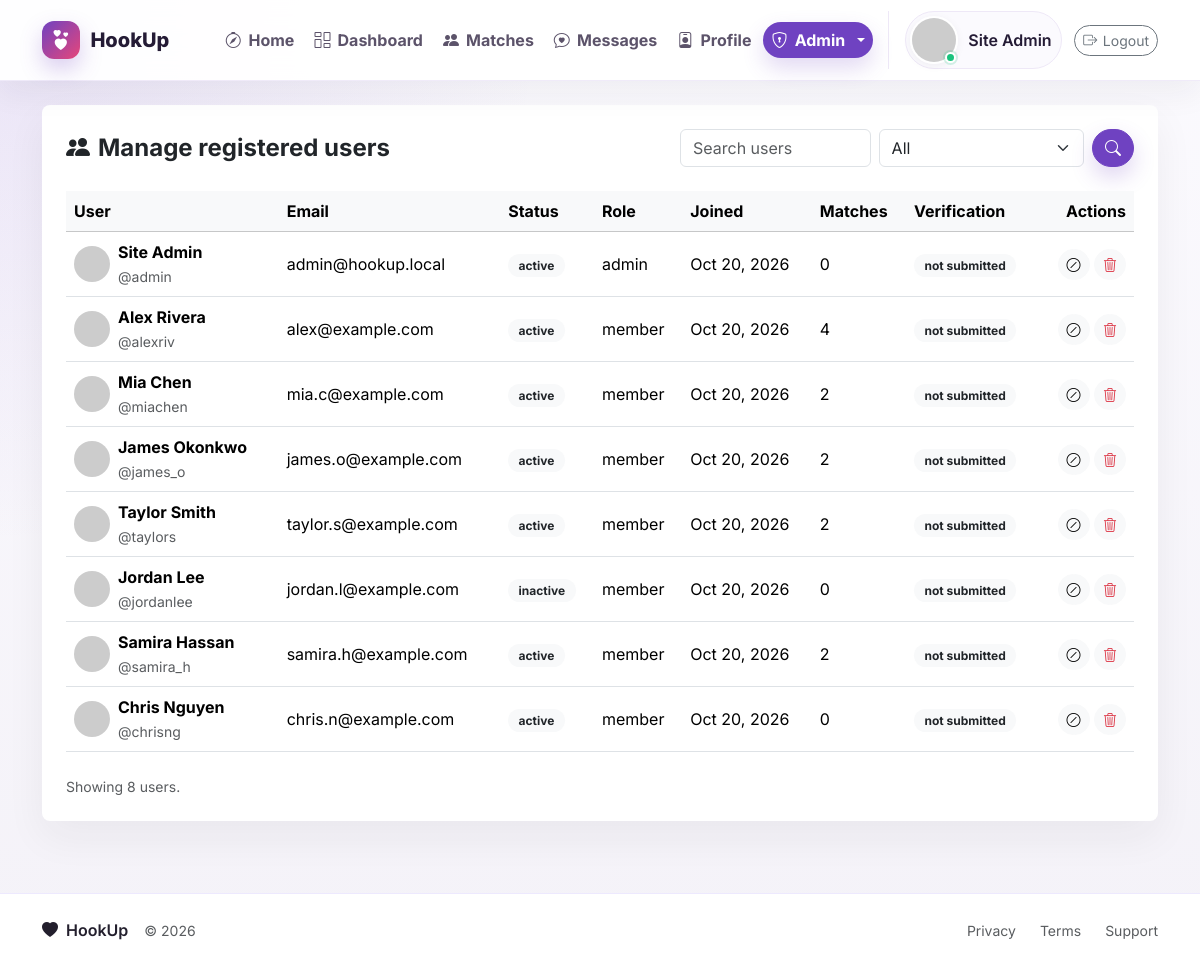
The page /admin/users.php (signed in) on the database its author committed.
### tables this page shows
CREATE TABLE IF NOT EXISTS profiles (
  user_id BIGINT UNSIGNED PRIMARY KEY,
  display_name VARCHAR(120) NOT NULL,
  username VARCHAR(40) NOT NULL UNIQUE,
  age TINYINT UNSIGNED NOT NULL,
  city VARCHAR(120) NOT NULL,
  gender ENUM('female', 'male', 'non_binary') NOT NULL DEFAULT 'female',
  looking_for ENUM('female', 'male', 'everyone') NOT NULL DEFAULT 'everyone',
  profile_visibility ENUM('public', 'matches', 'private') NOT NULL DEFAULT 'public',
  bio TEXT NOT NULL,
  avatar_url VARCHAR(500) NULL,
  is_featured TINYINT(1) NOT NULL DEFAULT 0,
  created_at DATETIME NOT NULL DEFAULT CURRENT_TIMESTAMP,
  updated_at DATETIME NOT NULL DEFAULT CURRENT_TIMESTAMP ON UPDATE CURRENT_TIMESTAMP,
  CONSTRAINT fk_profiles_user FOREIGN KEY (user_id) REFERENCES users(id) ON DELETE CASCADE,
  INDEX idx_profiles_city (city),
  INDEX idx_profiles_gender (gender),
  INDEX idx_profiles_featured (is_featured)
);

CREATE TABLE IF NOT EXISTS users (
  id BIGINT UNSIGNED AUTO_INCREMENT PRIMARY KEY,
  email VARCHAR(190) NOT NULL UNIQUE,
  password_hash VARCHAR(255) NOT NULL,
  role ENUM('admin', 'member') NOT NULL DEFAULT 'member',
  status ENUM('active', 'inactive', 'suspended') NOT NULL DEFAULT 'active',
  email_verified_at DATETIME NULL,
  last_login_at DATETIME NULL,
  last_seen_at DATETIME NULL,
  created_at DATETIME NOT NULL DEFAULT CURRENT_TIMESTAMP,
  updated_at DATETIME NOT NULL DEFAULT CURRENT_TIMESTAMP ON UPDATE CURRENT_TIMESTAMP,
  deleted_at DATETIME NULL,
  INDEX idx_users_status (status),
  INDEX idx_users_role (role),
  INDEX idx_users_last_seen (last_seen_at),
  INDEX idx_users_deleted_at (deleted_at)
);

### admin/users.php (the view, shortened to what the rows shown need)
<?php
require dirname(__DIR__) . '/app/bootstrap.php';
$user = require_admin();
$search = trim((string) ($_GET['search'] ?? ''));
$status = in_array(($_GET['status'] ?? ''), ['active', 'inactive', 'suspended'], true) ? (string) $_GET['status'] : '';
$users = admin_users($search, $status);
$activePage = 'admin-users';
require APP_ROOT . '/app/layout-header.php';
?>
<div class="card p-4">
  <div class="d-flex flex-wrap justify-content-between align-items-center gap-3 mb-4">
    <h1 class="h4 fw-bold mb-0"><i class="bi bi-people-fill me-2"></i>Manage registered users</h1>
  </div>
  <div class="table-responsive">
    <table class="table admin-table align-middle">
      <thead class="table-light">
        <tr>
          <th>User</th>
          <th>Email</th>
          <th>Status</th>
          <th>Role</th>
          <th>Joined</th>
          <th>Matches</th>
          <th>Verification</th>
          <th class="text-end">Actions</th>
        </tr>
      </thead>
      <tbody>
        <?php foreach ($users as $member): ?>
          <tr>
            <td>
              <div class="d-flex align-items-center">
                <?= profile_avatar($member, '', ['alt' => $member['display_name'] ?: $member['email'], 'size' => 36]) ?>
                <div><strong><?= e($member['display_name'] ?: 'No profile') ?></strong><br><span class="small text-muted">@<?= e($member['username'] ?: 'pending') ?></span></div>
              </div>
            </td>
            <td><?= e($member['email']) ?></td>
            <td><span class="badge bg-light text-dark status-badge"><?= e($member['status']) ?></span></td>
            <td><?= e($member['role']) ?></td>
            <td><?= e(date('M j, Y', strtotime($member['created_at']))) ?></td>
            <td><?= (int) $member['match_count'] ?></td>
            <td>
              <?php if ($member['verification_id']): ?>
                <?php
                  $verificationStatus = (string) $member['verification_status'];
                  $badgeClass = $verificationStatus === 'verified' ? 'bg-success' : ($verificationStatus === 'rejected' ? 'bg-danger' : 'bg-warning text-dark');
                ?>
                <span class="badge <?= e($badgeClass) ?> status-badge"><?= e($verificationStatus) ?></span>
                <div class="small text-muted mt-1">
                  <?= e($member['phone_number']) ?><br>
                  NIN: <?= e($member['nin_number']) ?>
                </div>
                <a class="small" href="<?= e(url('actions/verification_document.php?id=' . (int) $member['verification_id'])) ?>" target="_blank" rel="noopener">View NIN document</a>
                <?php if ($verificationStatus === 'pending'): ?>
                  <div class="d-flex flex-wrap gap-1 mt-2">
                    <form method="post" action="<?= e(url('actions/admin_user.php')) ?>">
                      <?= csrf_field() ?>
                      <input type="hidden" name="user_id" value="<?= (int) $member['id'] ?>">
                      <input type="hidden" name="action" value="verify">
                      <button class="btn btn-sm btn-success rounded-pill">Approve</button>
                    </form>
                    <form method="post" action="<?= e(url('actions/admin_user.php')) ?>" class="d-flex gap-1">
                      <?= csrf_field() ?>
                      <input type="hidden" name="user_id" value="<?= (int) $member['id'] ?>">
                      <input type="hidden" name="action" value="reject_verification">
                      <input class="form-control form-control-sm admin-reject-input" name="rejection_reason" placeholder="Reason">
                      <button class="btn btn-sm btn-outline-danger rounded-pill">Reject</button>
                    </form>
                  </div>
                <?php endif; ?>
              <?php else: ?>
                <span class="badge bg-light text-dark status-badge">not submitted</span>
              <?php endif; ?>
            </td>
            <td class="text-end">
              <form method="post" action="<?= e(url('actions/admin_user.php')) ?>" class="d-inline">
                <button class="btn btn-sm btn-light rounded-pill" title="<?= $member['status'] === 'active' ? 'Suspend' : 'Activate' ?>"><i class="bi bi-slash-circle"></i></button>
              </form>
              <form method="post" action="<?= e(url('actions/admin_user.php')) ?>" class="d-inline">
                <button class="btn btn-sm btn-light rounded-pill text-danger" data-confirm="Delete this user?" title="Delete"><i class="bi bi-trash3"></i></button>
              </form>
            </td>
          </tr>
        <?php endforeach; ?>
      </tbody>
    </table>
  </div>
</div>
<?php require APP_ROOT . '/app/layout-footer.php'; ?>

### app/layout-header.php (shortened to what the rows shown need)
<?php
$authUser = current_user();
$activePage = $activePage ?? '';
$bodyClass = $bodyClass ?? '';
?>
<!DOCTYPE html>
<html lang="en">
<head>
  <link href="https://cdn.jsdelivr.net/npm/bootstrap@5.3.2/dist/css/bootstrap.min.css" rel="stylesheet">
  <link rel="stylesheet" href="https://cdn.jsdelivr.net/npm/bootstrap-icons@1.11.3/font/bootstrap-icons.min.css">
  <link rel="stylesheet" href="<?= e(public_path('assets/css/app.css?v=20261014a')) ?>">
</head>
<body class="<?= e($bodyClass) ?>">
<nav class="navbar navbar-expand-lg app-navbar sticky-top">
  <div class="container">
    <div class="collapse navbar-collapse" id="mainNav">
      <?php if ($authUser): ?>
        <ul class="navbar-nav app-nav-links me-auto mb-2 mb-lg-0">
          <li class="nav-item"><a class="nav-link <?= $activePage === 'home' ? 'active-page' : '' ?>" href="<?= e(url('index.php')) ?>"><i class="bi bi-compass"></i><span>Home</span></a></li>
          <li class="nav-item"><a class="nav-link <?= $activePage === 'dashboard' ? 'active-page' : '' ?>" href="<?= e(url('dashboard.php')) ?>"><i class="bi bi-columns-gap"></i><span>Dashboard</span></a></li>
          <li class="nav-item"><a class="nav-link <?= $activePage === 'matches' ? 'active-page' : '' ?>" href="<?= e(url('matches.php')) ?>"><i class="bi bi-people-fill"></i><span>Matches</span></a></li>
          <li class="nav-item"><a class="nav-link <?= $activePage === 'messages' ? 'active-page' : '' ?>" href="<?= e(url('messages.php')) ?>"><i class="bi bi-chat-heart"></i><span>Messages</span></a></li>
          <li class="nav-item"><a class="nav-link <?= $activePage === 'profile' ? 'active-page' : '' ?>" href="<?= e(url('profile.php')) ?>"><i class="bi bi-person-badge"></i><span>Profile</span></a></li>
          <?php if (($authUser['role'] ?? '') === 'admin'): ?>
            <li class="nav-item dropdown">
              <a class="nav-link dropdown-toggle <?= strpos($activePage, 'admin') === 0 ? 'active-page' : '' ?>" href="#" role="button" data-bs-toggle="dropdown">
                <i class="bi bi-shield-lock"></i><span>Admin</span>
              </a>
            </li>
          <?php endif; ?>
        </ul>
        <div class="app-user-area">
          <a href="<?= e(url('profile.php')) ?>" class="app-user-chip">
            <?= profile_avatar($authUser, 'profile-avatar', ['alt' => 'My avatar']) ?>
            <span class="fw-semibold d-none d-lg-block"><?= e($authUser['display_name'] ?: $authUser['email']) ?></span>
          </a>
          <form method="post" action="<?= e(url('logout.php')) ?>" class="m-0">
            <button class="btn btn-outline-secondary btn-sm rounded-pill app-logout-btn" title="Logout"><i class="bi bi-box-arrow-right"></i><span>Logout</span></button>
          </form>
        </div>
      <?php endif; ?>
    </div>
  </div>
</nav>
<main class="container py-4">

### app/helpers.php (shortened to what the rows shown need)
<?php
function config_value(string $path, $default = null)
{
    global $config;
    $value = $config;
    foreach (explode('.', $path) as $key) {
        $value = $value[$key];
    }
    return $value;
}
function db(): PDO
{
    return Database::connection();
}
function e(?string $value): string
{
    return htmlspecialchars((string) $value, ENT_QUOTES | ENT_SUBSTITUTE, 'UTF-8');
}
function is_local_request(): bool
{
    $host = strtolower((string) ($_SERVER['HTTP_HOST'] ?? ''));
    $host = preg_replace('/:\d+$/', '', $host) ?: $host;
    return in_array($host, ['localhost', '127.0.0.1', '::1'], true);
}
function request_scheme(): string
{
    $forwardedProto = strtolower((string) ($_SERVER['HTTP_X_FORWARDED_PROTO'] ?? ''));
    $isHttps = (!empty($_SERVER['HTTPS']) && $_SERVER['HTTPS'] !== 'off')
        || (($_SERVER['SERVER_PORT'] ?? null) === '443');
    return $isHttps ? 'https' : 'http';
}
function configured_app_url(): string
{
    return rtrim((string) config_value('app.url', ''), '/');
}
function configured_base_path(): string
{
    $path = (string) (parse_url(configured_app_url(), PHP_URL_PATH) ?: '');
    return '/' . trim($path, '/');
}
function detected_base_path(): string
{
    $scriptName = str_replace('\\', '/', (string) ($_SERVER['SCRIPT_NAME'] ?? ''));
    $rootName = basename((string) (defined('APP_ROOT') ? APP_ROOT : ''));
    if ($rootName !== '') {
        $segments = array_values(array_filter(explode('/', trim($scriptName, '/')), 'strlen'));
        $position = array_search($rootName, $segments, true);
    }
    $dir = trim(str_replace('\\', '/', dirname($scriptName)), '/');
    foreach (['api', 'actions', 'admin'] as $appSubdir) {
        if (substr($dir, -strlen('/' . $appSubdir)) === '/' . $appSubdir) {
            return '/' . substr($dir, 0, -strlen('/' . $appSubdir));
        }
    }
    return '/' . $dir;
}
function app_base_path(): string
{
    $configuredPath = configured_base_path();
    if (is_local_request()) {
        $detectedPath = detected_base_path();
        return $detectedPath !== '' ? $detectedPath : ($configuredPath === '/' ? '' : $configuredPath);
    }
    return $configuredPath === '/' ? '' : $configuredPath;
}
function app_base_url(): string
{
    $configuredUrl = configured_app_url();
    $configuredHost = strtolower((string) (parse_url($configuredUrl, PHP_URL_HOST) ?: ''));
    $requestHost = (string) ($_SERVER['HTTP_HOST'] ?? '');
    if ($requestHost !== '' && (is_local_request() || in_array($configuredHost, ['', 'localhost', '127.0.0.1', '::1'], true))) {
        return request_scheme() . '://' . $requestHost . app_base_path();
    }
    return $configuredUrl;
}
function url(string $path = ''): string
{
    $base = app_base_url();
    $path = ltrim($path, '/');
    $fragment = '';
    $query = '';
    if ($path === 'index.php') {
        $path = '';
    } elseif (substr($path, -10) === '/index.php') {
        $path = substr($path, 0, -10);
    } elseif (substr($path, -4) === '.php') {
        $path = substr($path, 0, -4);
    }
    return $base . '/' . $path . $query . $fragment;
}
function public_path(string $path = ''): string
{
    $path = ltrim($path, '/');
    $basePath = app_base_path();
    return ($basePath === '' ? '' : $basePath) . '/' . $path;
}
function db_column_exists(string $table, string $column): bool
{
    static $cache = [];
    $key = $table . '.' . $column;
    if (array_key_exists($key, $cache)) {
        return $cache[$key];
    }
    try {
        $stmt = db()->prepare("SHOW COLUMNS FROM `{$table}` LIKE :column");
        $stmt->execute(['column' => $column]);
        $cache[$key] = (bool) $stmt->fetch();
    } catch (Throwable $e) {
        $cache[$key] = false;
    }
    return $cache[$key];
}
function user_presence_column(): string
{
    return db_column_exists('users', 'last_seen_at') ? 'last_seen_at' : 'last_login_at';
}
function user_presence_select(string $alias = 'u', string $as = 'last_seen_at'): string
{
    $column = user_presence_column();
    return "{$alias}.{$column} AS {$as}";
}
function mark_user_seen(int $userId): void
{
    if ($userId <= 0 || !db_column_exists('users', 'last_seen_at')) {
        return;
    }
    $lastMarked = (int) ($_SESSION['_last_seen_marked_at'] ?? 0);
    db()->prepare('UPDATE users SET last_seen_at = NOW() WHERE id = :id')->execute(['id' => $userId]);
}
function profile_is_verified(array $profile): bool
{
    $status = (string) ($profile['verification_status'] ?? $profile['overall_status'] ?? '');
    return $status === 'verified';
}
function profile_is_online(array $profile): bool
{
    $seenAt = $profile['last_seen_at'] ?? $profile['last_login_at'] ?? null;
    if (!$seenAt) {
        return false;
    }
    $timestamp = strtotime((string) $seenAt);
    return $timestamp !== false && $timestamp >= time() - 300;
}
function avatar_src(array $profile): string
{
    $src = trim((string) ($profile['avatar_url'] ?? ''));
    if ($src !== '') {
        return $src;
    }
    $seed = (string) ($profile['email'] ?? $profile['username'] ?? $profile['display_name'] ?? $profile['user_id'] ?? 'member');
    return 'https://i.pravatar.cc/150?u=' . rawurlencode($seed);
}
function profile_avatar(array $profile, string $imageClass = 'profile-avatar', array $options = []): string
{
    $size = (int) ($options['size'] ?? 0);
    $alt = (string) ($options['alt'] ?? ($profile['display_name'] ?? $profile['email'] ?? 'User avatar'));
    $wrapperClass = trim('profile-avatar-wrap ' . (string) ($options['wrapper_class'] ?? ''));
    $imageClass = trim($imageClass);
    $style = $size > 0 ? ' style="--avatar-size: ' . $size . 'px;"' : '';
    $sizeAttrs = $size > 0 ? ' width="' . $size . '" height="' . $size . '"' : '';
    $html = '<span class="' . e($wrapperClass) . '"' . $style . '>';
    $html .= '<img src="' . e(avatar_src($profile)) . '" class="' . e($imageClass) . '" alt="' . e($alt) . '"' . $sizeAttrs . '>';
    if (profile_is_online($profile)) {
        $html .= '<span class="avatar-online-dot" title="Online"></span>';
    }
    $html .= '</span>';
    return $html;
}

### rows shown on the page
profiles: display_name "Site Admin", username "admin", user_id.email "admin@hookup.local", user_id.status "active", user_id.role "admin", user_id.created_at "Oct 20, 2026", match_count "0"
profiles: display_name "Alex Rivera", username "alexriv", user_id.email "alex@example.com", user_id.status "active", user_id.role "member", user_id.created_at "Oct 20, 2026", match_count "4"
profiles: display_name "Mia Chen", username "miachen", user_id.email "mia.c@example.com", user_id.status "active", user_id.role "member", user_id.created_at "Oct 20, 2026", match_count "2"
profiles: display_name "James Okonkwo", username "james_o", user_id.email "james.o@example.com", user_id.status "active", user_id.role "member", user_id.created_at "Oct 20, 2026", match_count "2"
profiles: display_name "Taylor Smith", username "taylors", user_id.email "taylor.s@example.com", user_id.status "active", user_id.role "member", user_id.created_at "Oct 20, 2026", match_count "2"
profiles: display_name "Jordan Lee", username "jordanlee", user_id.email "jordan.l@example.com", user_id.status "inactive", user_id.role "member", user_id.created_at "Oct 20, 2026", match_count "0"
profiles: display_name "Samira Hassan", username "samira_h", user_id.email "samira.h@example.com", user_id.status "active", user_id.role "member", user_id.created_at "Oct 20, 2026", match_count "2"
profiles: display_name "Chris Nguyen", username "chrisng", user_id.email "chris.n@example.com", user_id.status "active", user_id.role "member", user_id.created_at "Oct 20, 2026", match_count "0"

### other values the page prints
config_value('app.name', 'HookUp') "HookUp"
count($users) "8"
